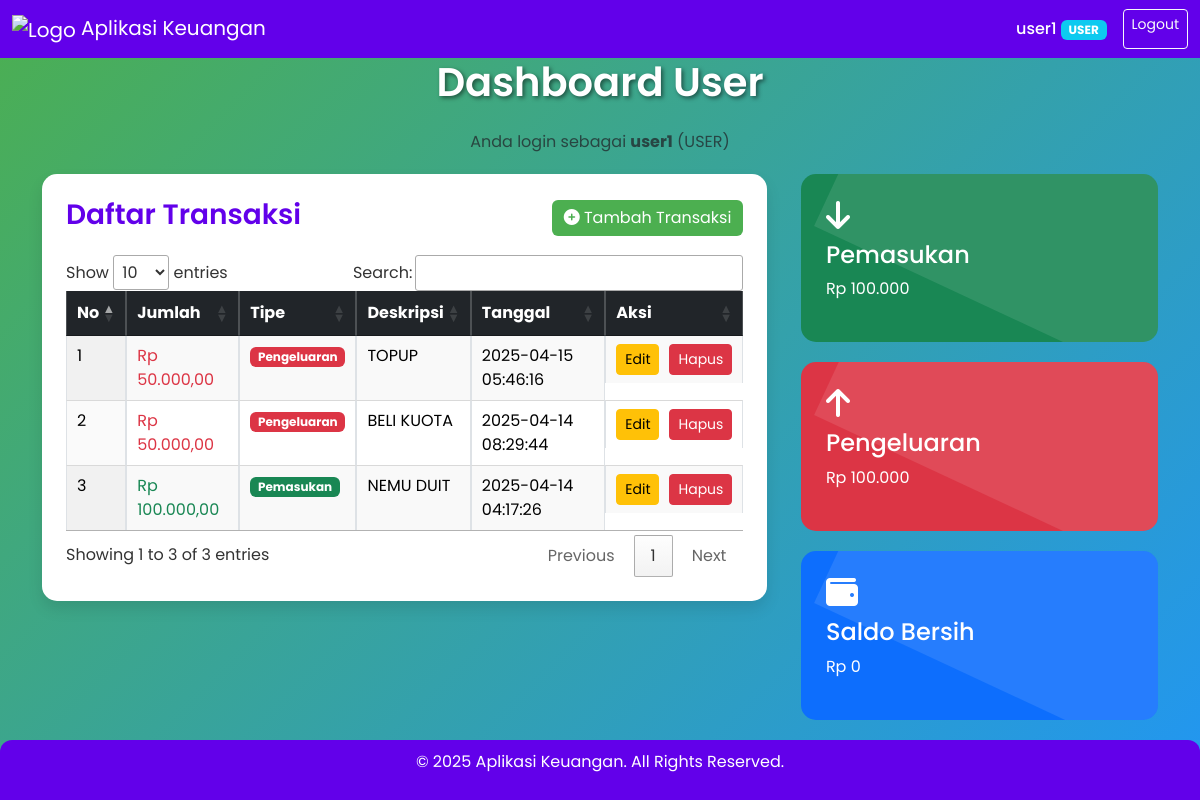
The app's page /dashboard.php (signed in) with its own data.
### tables this page shows
CREATE TABLE `transactions` (
  `id` int(11) NOT NULL,
  `user_id` int(11) NOT NULL,
  `amount` decimal(12,2) NOT NULL,
  `transaction_type` enum('in','out') NOT NULL,
  `description` text DEFAULT NULL,
  `created_at` timestamp NOT NULL DEFAULT current_timestamp()
);

### dashboard.php (the view, shortened to what this page needs)
<?php
include('includes/db_connect.php');
$user = $_SESSION['user'];
$isAdmin = $user['role'] === 'admin';
$query = $isAdmin
    ? "SELECT t.*, u.username FROM transactions t JOIN users u ON t.user_id = u.id ORDER BY t.created_at DESC"
    : "SELECT * FROM transactions WHERE user_id = {$user['id']} ORDER BY created_at DESC";
$result = $conn->query($query);
$inQuery = $isAdmin
    ? "SELECT SUM(amount) as total_in FROM transactions WHERE transaction_type='in'"
    : "SELECT SUM(amount) as total_in FROM transactions WHERE user_id = {$user['id']} AND transaction_type='in'";
$outQuery = $isAdmin
    ? "SELECT SUM(amount) as total_out FROM transactions WHERE transaction_type='out'"
    : "SELECT SUM(amount) as total_out FROM transactions WHERE user_id = {$user['id']} AND transaction_type='out'";
$in = $conn->query($inQuery)->fetch_assoc()['total_in'] ?? 0;
$out = $conn->query($outQuery)->fetch_assoc()['total_out'] ?? 0;
$saldo = $in - $out;
?>
<!DOCTYPE html>
<html lang="id">
<head>
    <link href="https://cdn.jsdelivr.net/npm/bootstrap@5.3.3/dist/css/bootstrap.min.css" rel="stylesheet">
    <link href="https://cdnjs.cloudflare.com/ajax/libs/font-awesome/6.5.0/css/all.min.css" rel="stylesheet">
    <link rel="stylesheet" href="https://cdn.datatables.net/1.13.6/css/jquery.dataTables.min.css" />
</head>
<body>
<nav class="navbar navbar-expand-lg navbar-dark">
    <div class="container-fluid">
        <a class="navbar-brand" href="#">
            <img src="logo.png" alt="Logo"> Aplikasi Keuangan
        </a>
        <div class="d-flex">
            <span class="navbar-text text-white me-3">
                <?= htmlspecialchars($user['username']); ?>
                <span class="badge <?= $isAdmin ? 'bg-warning text-dark' : 'bg-info' ?>">
                    <?= strtoupper($user['role']); ?>
                </span>
            </span>
            <a href="logout.php" class="btn btn-outline-light btn-sm">Logout</a>
        </div>
    </div>
</nav>
<div class="container">
    <h2 class="text-center mb-4">Dashboard <?= $isAdmin ? 'Admin' : 'User' ?></h2>
    <p class="text-center text-muted">Anda login sebagai <strong><?= $user['username']; ?></strong> (<?= strtoupper($user['role']); ?>)</p>
    <div class="dashboard-container">
        <div class="transactions-section">
            <div class="table-container p-4">
                <div class="d-flex justify-content-between align-items-center mb-3">
                    <h3>Daftar Transaksi</h3>
                    <a href="add_transaction.php" class="btn btn-success">
                        <i class="fas fa-plus-circle"></i> Tambah Transaksi
                    </a>
                </div>
                <table class="table table-bordered table-striped table-hover display">
                    <thead class="table-dark">
                        <tr>
                            <th>No</th>
                            <th>Jumlah</th>
                            <th>Tipe</th>
                            <th>Deskripsi</th>
                            <th>Tanggal</th>
                            <th>Aksi</th>
                        </tr>
                    </thead>
                    <tbody>
                        <?php
                        $no = 1;
                        if ($result->num_rows == 0): ?>
                            <tr>
                                <td colspan="<?= $isAdmin ? '7' : '6' ?>" class="text-center">Belum ada transaksi.</td>
                            </tr>
                        <?php else:
                            while ($row = $result->fetch_assoc()): ?>
                                <tr>
                                    <td><?= $no++; ?></td>
                                    <td class="<?= $row['transaction_type'] == 'in' ? 'text-success' : 'text-danger' ?>">
                                        Rp <?= number_format($row['amount'], 2, ',', '.'); ?>
                                    </td>
                                    <td>
                                        <span class="badge <?= $row['transaction_type'] == 'in' ? 'bg-success' : 'bg-danger' ?>">
                                            <?= $row['transaction_type'] == 'in' ? 'Pemasukan' : 'Pengeluaran'; ?>
                                        </span>
                                    </td>
                                    <td><?= $row['description']; ?></td>
                                    <td><?= $row['created_at']; ?></td>
                                    <td class="action-buttons">
                                        <a href="edit_transaction.php?id=<?= $row['id']; ?>" class="btn btn-sm btn-warning">Edit</a>
                                        <a href="delete_transaction.php?id=<?= $row['id']; ?>" class="btn btn-sm btn-danger" onclick="return confirm('Yakin ingin menghapus transaksi ini?')">Hapus</a>
                                    </td>
                                </tr>
                            <?php endwhile;
                        endif; ?>
                    </tbody>
                </table>
            </div>
        </div>
        <div class="saldo-section">
            <div class="top-card bg-success">
                <i class="fas fa-arrow-down"></i>
                <h4>Pemasukan</h4>
                <p>Rp <?= number_format($in, 0, ',', '.'); ?></p>
            </div>
            <div class="top-card bg-danger">
                <i class="fas fa-arrow-up"></i>
                <h4>Pengeluaran</h4>
                <p>Rp <?= number_format($out, 0, ',', '.'); ?></p>
            </div>
            <div class="top-card bg-primary">
                <i class="fas fa-wallet"></i>
                <h4>Saldo Bersih</h4>
                <p>Rp <?= number_format($saldo, 0, ',', '.'); ?></p>
            </div>
        </div>
    </div>
</div>
<div class="footer">
    <p>&copy; 2025 Aplikasi Keuangan. All Rights Reserved.</p>
</div>
</body>
</html>

### dashboard.php (style rules this page uses)
body { background: linear-gradient(135deg, #4caf50, #2196f3); background-attachment: fixed; font-family: 'Poppins', sans-serif; color: #333; }
.navbar { background-color: #6200ea; }
.navbar-brand img { max-height: 35px; }
.navbar-text { font-weight: 500; }
.card, .table-container { border-radius: 15px; background: #fff; box-shadow: 0 8px 15px rgba(0, 0, 0, 0.1); }
.dashboard-container { display: flex; justify-content: space-between; gap: 30px; margin-top: 20px; }
.saldo-section { width: 32%; }
.transactions-section { width: 65%; }
.top-card { padding: 25px; border-radius: 15px; color: #fff; margin-bottom: 20px; position: relative; overflow: hidden; }
.top-card::after { content: ''; position: absolute; top: -30%; right: -30%; width: 120%; height: 120%; background: rgba(255, 255, 255, 0.1); transform: rotate(25deg); z-index: 0; }
.top-card i { font-size: 2rem; margin-bottom: 10px; z-index: 1; position: relative; }
.top-card h4, .top-card p { z-index: 1; position: relative; }
.table-container h3 { font-weight: 600; color: #6200ea; }
.footer { background-color: #6200ea; color: white; padding: 10px; text-align: center; border-radius: 12px 12px 0 0; }
.action-buttons { display: flex; gap: 10px; justify-content: center; }
h2 { font-size: 2.5rem; font-weight: 600; color: #fff; text-shadow: 2px 2px 4px rgba(0, 0, 0, 0.5); }
.btn-success { background-color: #4caf50; border: none; }

### records on screen
transactions: amount "50.000,00", transaction_type "Pengeluaran", description "TOPUP", created_at "2025-04-15 05:46:16"
transactions: amount "50.000,00", transaction_type "Pengeluaran", description "BELI KUOTA", created_at "2025-04-14 08:29:44"
transactions: amount "100.000,00", transaction_type "Pemasukan", description "NEMU DUIT", created_at "2025-04-14 04:17:26"

### other values on screen
$user['username'] "user1"
$user['role'] "USER"
$in "100.000"
$out "100.000"
$saldo "0"
